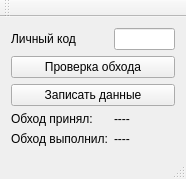
<?xml version="1.0" encoding="UTF-8"?>
<ui version="4.0">
 <class>MainWindow</class>
 <widget class="QMainWindow" name="MainWindow">
  <property name="geometry">
   <rect>
    <x>0</x>
    <y>0</y>
    <width>186</width>
    <height>178</height>
   </rect>
  </property>
  <property name="windowTitle">
   <string>odgInsert</string>
  </property>
  <property name="windowIcon">
   <iconset>
    <normaloff>D:/git_workdir/git/odgAssistGit/odgControl/res/drawable-hdpi/ic_launcher.png</normaloff>
    <disabledoff>D:/git_workdir/git/odgAssistGit/odgControl/res/drawable-hdpi/ic_launcher.png</disabledoff>D:/git_workdir/git/odgAssistGit/odgControl/res/drawable-hdpi/ic_launcher.png</iconset>
  </property>
  <widget class="QWidget" name="centralWidget">
   <layout class="QVBoxLayout" name="verticalLayout">
    <item>
     <layout class="QGridLayout" name="gridLayout">
      <item row="1" column="0">
       <widget class="QLabel" name="label">
        <property name="text">
         <string>Личный код</string>
        </property>
       </widget>
      </item>
      <item row="1" column="1">
       <widget class="QLineEdit" name="lineEdit">
        <property name="inputMask">
         <string/>
        </property>
       </widget>
      </item>
      <item row="3" column="0" colspan="2">
       <widget class="QPushButton" name="pushButton">
        <property name="text">
         <string>Записать данные</string>
        </property>
       </widget>
      </item>
      <item row="5" column="0">
       <widget class="QLabel" name="label_3">
        <property name="text">
         <string>Обход принял:</string>
        </property>
       </widget>
      </item>
      <item row="5" column="1">
       <widget class="QLabel" name="label_4">
        <property name="text">
         <string>----</string>
        </property>
       </widget>
      </item>
      <item row="6" column="0">
       <widget class="QLabel" name="label_2">
        <property name="text">
         <string>Обход выполнил:</string>
        </property>
       </widget>
      </item>
      <item row="6" column="1">
       <widget class="QLabel" name="label_5">
        <property name="text">
         <string>----</string>
        </property>
       </widget>
      </item>
      <item row="2" column="0" colspan="2">
       <widget class="QPushButton" name="pushButton_2">
        <property name="text">
         <string>Проверка обхода</string>
        </property>
       </widget>
      </item>
     </layout>
    </item>
   </layout>
  </widget>
  <widget class="QMenuBar" name="menuBar">
   <property name="geometry">
    <rect>
     <x>0</x>
     <y>0</y>
     <width>186</width>
     <height>21</height>
    </rect>
   </property>
  </widget>
  <widget class="QToolBar" name="mainToolBar">
   <attribute name="toolBarArea">
    <enum>TopToolBarArea</enum>
   </attribute>
   <attribute name="toolBarBreak">
    <bool>false</bool>
   </attribute>
  </widget>
  <widget class="QStatusBar" name="statusBar"/>
 </widget>
 <layoutdefault spacing="6" margin="11"/>
 <resources/>
 <connections/>
</ui>
